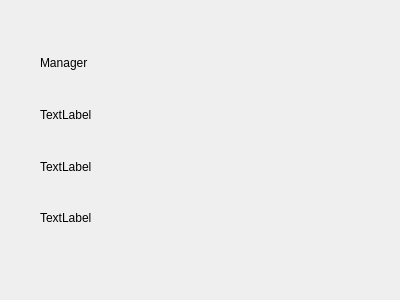
<?xml version="1.0" encoding="UTF-8"?>
<ui version="4.0">
 <class>kinds</class>
 <widget class="QDialog" name="kinds">
  <property name="geometry">
   <rect>
    <x>0</x>
    <y>0</y>
    <width>400</width>
    <height>300</height>
   </rect>
  </property>
  <property name="mouseTracking">
   <bool>false</bool>
  </property>
  <property name="windowTitle">
   <string>Dialog</string>
  </property>
  <widget class="QWidget" name="verticalLayoutWidget">
   <property name="geometry">
    <rect>
     <x>40</x>
     <y>40</y>
     <width>291</width>
     <height>201</height>
    </rect>
   </property>
   <layout class="QVBoxLayout" name="verticalLayout">
    <item>
     <widget class="QLabel" name="label">
      <property name="text">
       <string>Manager</string>
      </property>
     </widget>
    </item>
    <item>
     <widget class="QLabel" name="label_4">
      <property name="text">
       <string>TextLabel</string>
      </property>
     </widget>
    </item>
    <item>
     <widget class="QLabel" name="label_3">
      <property name="text">
       <string>TextLabel</string>
      </property>
     </widget>
    </item>
    <item>
     <widget class="QLabel" name="label_2">
      <property name="text">
       <string>TextLabel</string>
      </property>
     </widget>
    </item>
   </layout>
  </widget>
 </widget>
 <resources/>
 <connections/>
</ui>
